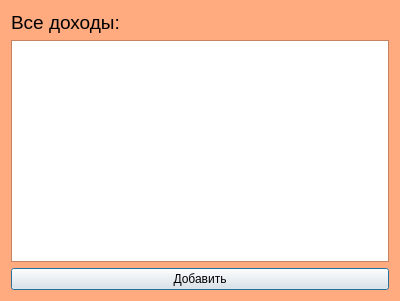
<?xml version="1.0" encoding="UTF-8"?>
<ui version="4.0">
 <class>Dialog</class>
 <widget class="QDialog" name="Dialog">
  <property name="geometry">
   <rect>
    <x>0</x>
    <y>0</y>
    <width>400</width>
    <height>301</height>
   </rect>
  </property>
  <property name="palette">
   <palette>
    <active>
     <colorrole role="Base">
      <brush brushstyle="SolidPattern">
       <color alpha="255">
        <red>255</red>
        <green>255</green>
        <blue>255</blue>
       </color>
      </brush>
     </colorrole>
     <colorrole role="Window">
      <brush brushstyle="SolidPattern">
       <color alpha="255">
        <red>255</red>
        <green>170</green>
        <blue>127</blue>
       </color>
      </brush>
     </colorrole>
    </active>
    <inactive>
     <colorrole role="Base">
      <brush brushstyle="SolidPattern">
       <color alpha="255">
        <red>255</red>
        <green>255</green>
        <blue>255</blue>
       </color>
      </brush>
     </colorrole>
     <colorrole role="Window">
      <brush brushstyle="SolidPattern">
       <color alpha="255">
        <red>255</red>
        <green>170</green>
        <blue>127</blue>
       </color>
      </brush>
     </colorrole>
    </inactive>
    <disabled>
     <colorrole role="Base">
      <brush brushstyle="SolidPattern">
       <color alpha="255">
        <red>255</red>
        <green>170</green>
        <blue>127</blue>
       </color>
      </brush>
     </colorrole>
     <colorrole role="Window">
      <brush brushstyle="SolidPattern">
       <color alpha="255">
        <red>255</red>
        <green>170</green>
        <blue>127</blue>
       </color>
      </brush>
     </colorrole>
    </disabled>
   </palette>
  </property>
  <property name="windowTitle">
   <string>Dialog</string>
  </property>
  <layout class="QGridLayout" name="gridLayout">
   <item row="1" column="0">
    <widget class="QTextBrowser" name="dohod_window"/>
   </item>
   <item row="0" column="0">
    <widget class="QLabel" name="vse_popolnenia">
     <property name="font">
      <font>
       <family>Arial</family>
       <pointsize>14</pointsize>
      </font>
     </property>
     <property name="text">
      <string>Все доходы:</string>
     </property>
    </widget>
   </item>
   <item row="2" column="0">
    <widget class="QPushButton" name="addp">
     <property name="text">
      <string>Добавить</string>
     </property>
    </widget>
   </item>
  </layout>
 </widget>
 <resources/>
 <connections/>
</ui>
